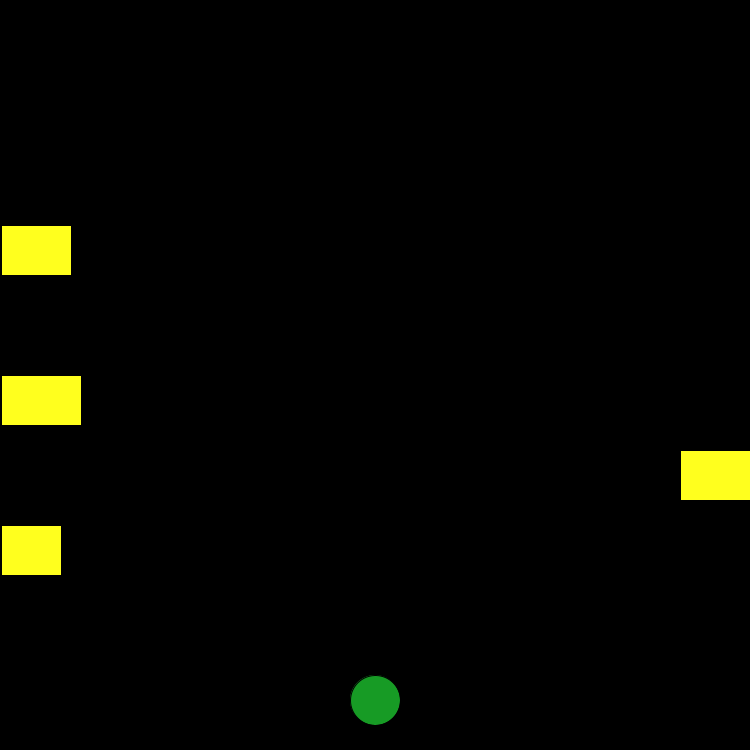
Frame 1 (no input)
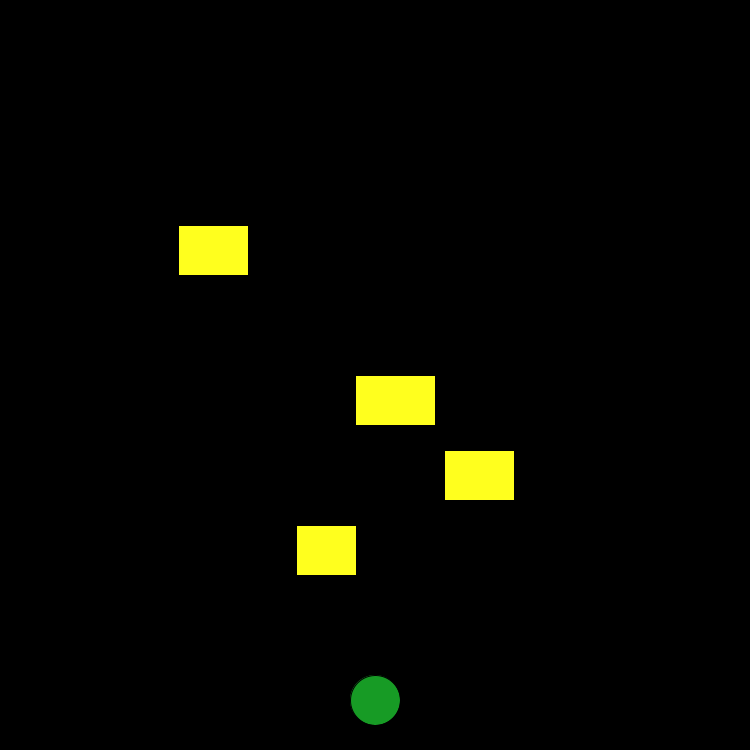
Frame 60 (the mouse pressed at the canvas centre just before this capture)
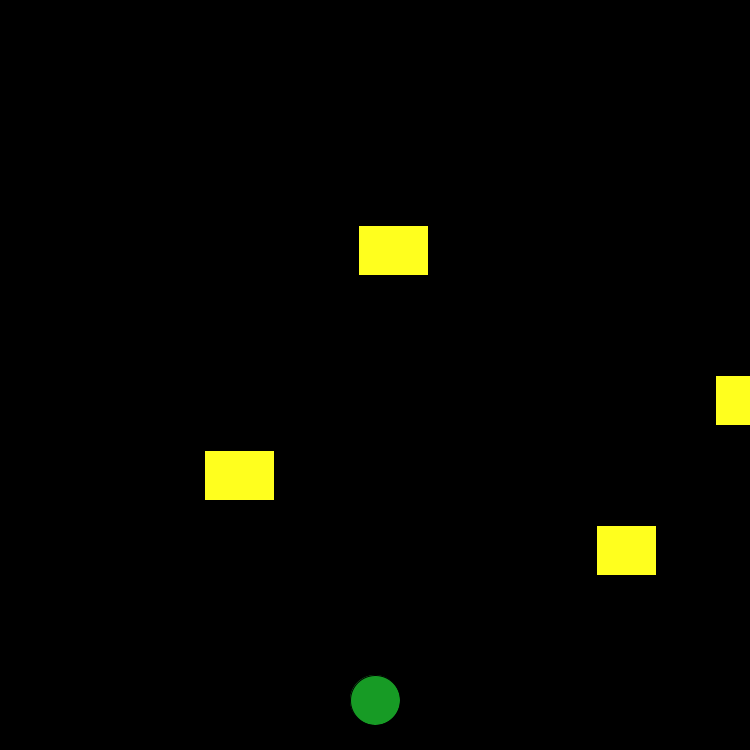
Frame 120 (the mouse held since frame 60 and released just before this capture)

The Processing sketch that drew these frames (run headless with seeded random() and noise(); from frame 60 on, the mouse is pressed at the canvas centre):

// Processing sketch: frogger
// ── frogger.pde
int hop = 75;
int frogY=700;
int frogX=375;

Car car = new Car(1, 525, 60, 5);
Car carr = new Car(680, 450, 70, -4);
Car carrr = new Car(1, 375, 80, 6);
Car carrrr = new Car(1, 225, 70, 3);


void setup(){
  size(750,750);
}

void draw(){
 background(0,0,0);
 
 //frog
 fill(23,155,37);
 ellipse(frogX, frogY, 50, 50);
 
 //Cars
 car.display();
 carr.display();
 carrr.display();
 carrrr.display();
 
 //car driving
 carr.driveLeft();
 car.driveRight();
 carrrr.driveRight();
 carrr.driveRight();
 
 //frog movement
 if(frogX>=750){
  frogX=750;
 }
 
 if(frogX<=0){
  frogX=0;
 }
 
 if(frogY>=700){
   frogY=700;
 }
 //Dub
 if(frogY<=25){
   textSize(40);
   text("you took the W", 375, 375);
 }
 
//car hits frog
boolean death = intersects(car);
boolean deathh = intersects(carr);
boolean deathhh = intersects(carrr);
boolean deathhhh = intersects(carrrr);

 
}



void keyPressed()
{
    if(key == CODED){
        if(keyCode == UP)
        {
            frogY=frogY-hop;
        }
        else if(keyCode == DOWN)
        {
            frogY=frogY+hop;
        }
        else if(keyCode == RIGHT)
        {
            frogX=frogX+hop;
        }
        else if(keyCode == LEFT)
        {
            frogX=frogX-hop;
        }
    }
}

boolean intersects(Car car) {
 if ((frogY > car.getY() && frogY < car.getY()+50) &&
                (frogX > car.getX() && frogX < car.getX()+car.getSize())) {
   return true;
  }
 else  {
  return false;
 }
}
 
public class Car{
  int carX;
  int carY;
  int carSize;
  int carSpeed;
  
  public Car(int carX, int carY, int carSize, int carSpeed){
    this.carX=carX;
    this.carY=carY;
    this.carSize=carSize;
    this.carSpeed=carSpeed;
  }
  
  void display()
  {
    fill(255,255,30);
    rect(carX , carY,  carSize, 50);
  }
  
  void driveLeft(){
   carX=carX+carSpeed; 
   if(carX<=-80){
   carX=750;
  }
  }
  void driveRight(){
     carX=carX+carSpeed; 
   if(carX>=780){
   carX=-80;
  }
}

int getX(){
  return carX;
}

int getY(){
  return carY;
}

int getSize(){
  return carSize;
}



}
